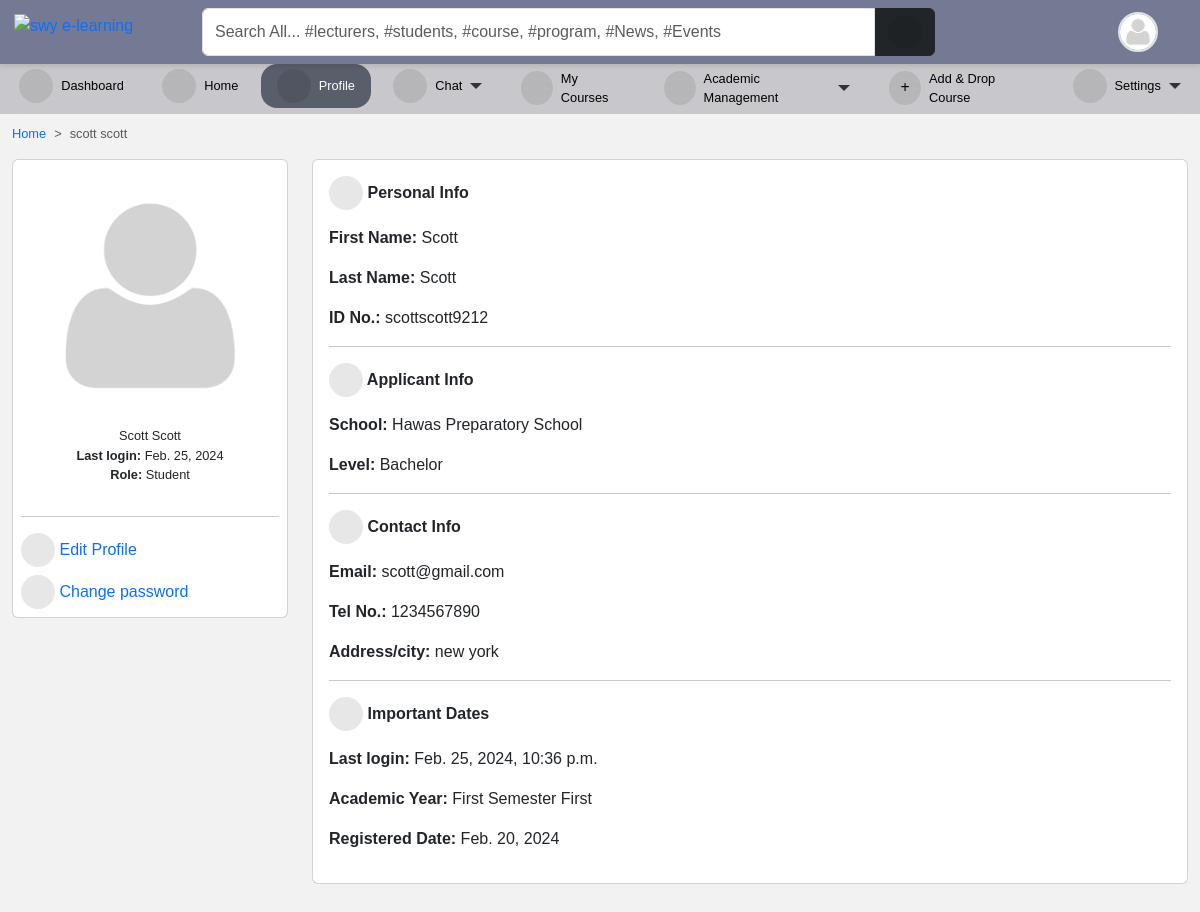
Before: /accounts/profile/ (signed in) with the older database file.
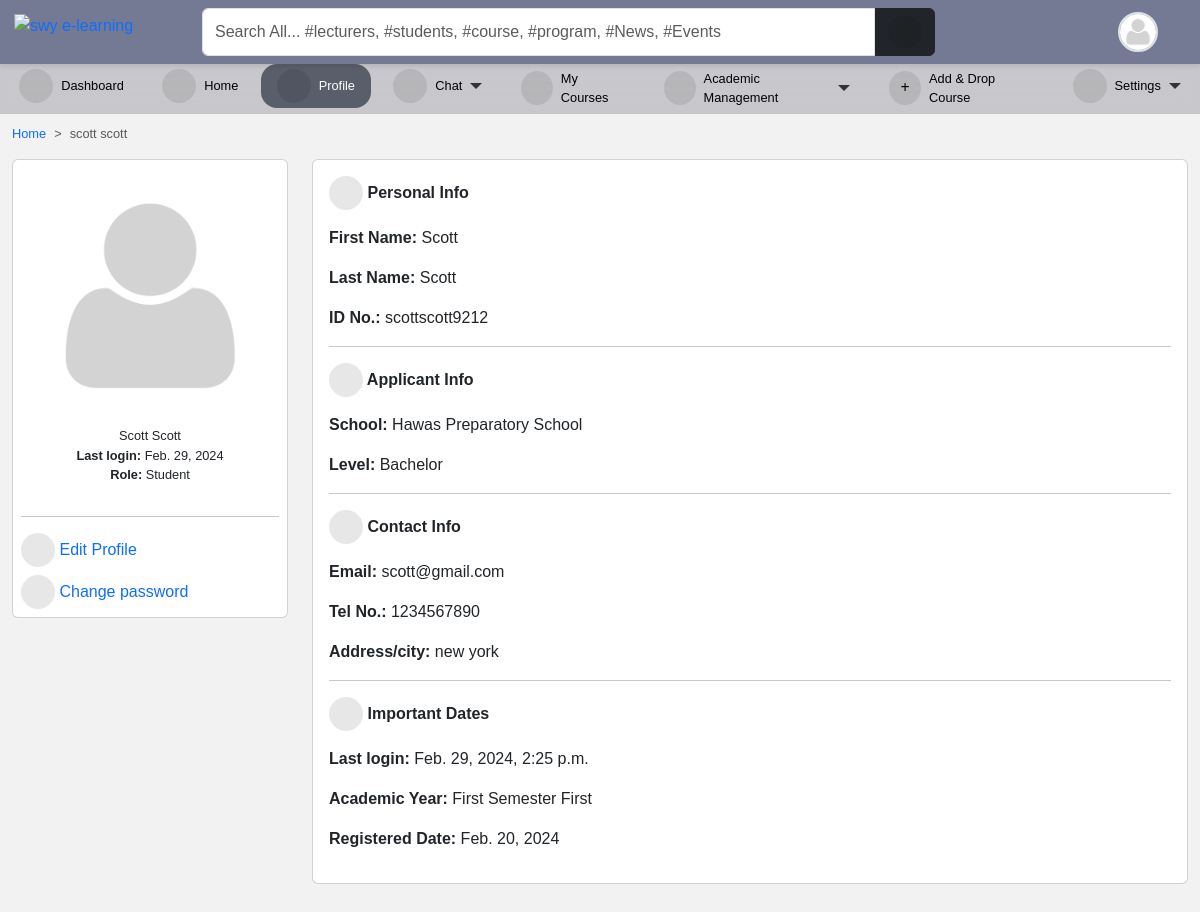
After: the same page with the newer database file.
### accounts/models.py (models this page shows, shortened)
class User(AbstractUser):
    is_student = models.BooleanField(default=False)
    is_lecturer = models.BooleanField(default=False)
    gender = models.CharField(max_length=1, choices=GENDERS, blank=True, null=True)
    phone = models.CharField(max_length=60, blank=True, null=True)
    address = models.CharField(max_length=60, blank=True, null=True)
    picture = models.ImageField(
        upload_to="profile_pictures/%y/%m/%d/", default="default.png", null=True
    )
    email = models.EmailField(blank=True, null=True)
    username_validator = ASCIIUsernameValidator()
    objects = CustomUserManager()
    class Meta:
        ordering = ("-date_joined",)
    @property
    def get_full_name(self):
        full_name = self.username
        if self.first_name and self.last_name:
            full_name = self.first_name + " " + self.last_name
        return full_name
    @property
    def get_user_role(self):
        if self.is_superuser:
            role = "Admin"
        elif self.is_student:
            role = "Student"
        elif self.is_lecturer:
            role = "Lecturer"
        return role

### accounts/views.py (the view, shortened to what this page needs)
# urls.py: path("profile/", profile, name="profile"),
@login_required
def profile(request):
    current_session = Session.objects.filter(is_current_session=True).first()
    current_semester = Semester.objects.filter(
        is_current_semester=True, session=current_session
    ).first()
    if request.user.is_lecturer:
        courses = Course.objects.filter(
            allocated_course__lecturer__pk=request.user.id
        ).filter(semester=current_semester)
        return render(
            request,
            "accounts/profile.html",
            {
                "title": request.user.get_full_name,
                "courses": courses,
                "current_session": current_session,
                "current_semester": current_semester,
            },
        )
    elif request.user.is_student:
        level = Student.objects.get(student__pk=request.user.id)
        courses = TakenCourse.objects.filter(
            student__student__id=request.user.id, course__level=level.level
        )
        context = {
            "title": request.user.get_full_name,
            "courses": courses,
            "level": level,
            "current_session": current_session,
            "current_semester": current_semester,
        }
        return render(request, "accounts/profile.html", context)

### core/models.py (called while the page is built)
    def __str__(self):
        return self.session

    def __str__(self):
        return self.semester

### course/models.py (called while the page is built)
    def get_absolute_url(self):
        return reverse("course_detail", kwargs={"slug": self.course.slug})

    def __str__(self):
        return "{0} ({1})".format(self.course.title, self.course.code)

### templates/accounts/profile.html (shortened to what this page needs)
{% extends 'base.html' %}
{% load static %}
{% load i18n %}
{% block content %}
{% if user.is_authenticated %}
<nav style="--bs-breadcrumb-divider: '>';" aria-label="breadcrumb">
    <ol class="breadcrumb">
      <li class="breadcrumb-item"><a href="/">Home</a></li>
      <li class="breadcrumb-item active" aria-current="page">{{ user.get_full_name }}</li>
    </ol>
</nav>
<div class="row">
    <div class="col-md-3 mx-auto">
        <div class="card  p-2">
            <div class="text-center">
                <img src="{{ user.picture.url }}" class="w-100">
                <ul class="px-2 list-unstyled">
                    <li>{{ user.get_full_name|title }}</li>
                    <li><strong>Last login: </strong>{{ user.last_login|date }}</li>
                    <li><strong>Role: </strong>
                        {{ user.get_user_role }}
                    </li>
                </ul>
            </div>
            <hr>
            <a class="mb-2" href="{% url 'edit_profile' %}"><i class="fas fa-user-edit"></i>
                <span class="mobile-hide">Edit Profile</span></a>
            <a href="{% url 'change_password' %}"><i class="fas fa-lock"></i><span class="mobile-hide">
                    Change password</span></a>
        </div>
    </div>
    <div class="col-md-9 mx-auto">
        <div class="card">
            <div class="card-body">
                <p class="fw-bold"><i class="fas fa-user"></i> Personal Info</p>
                <div class="dashboard-description">
                    <p><strong>First Name:</strong> {{ user.first_name|title }}</p>
                    <p><strong>Last Name:</strong> {{ user.last_name|title }}</p>
                    <p><strong>ID No.:</strong> {{ user.username }}</p>
                </div>
                {% if user.is_student %}
                <hr>
                <p class="fw-bold"><i class="fas fa-graduation-cap"></i> Applicant Info</p>
                <div class="dashboard-description">
                    <p><strong>School: </strong>Hawas Preparatory School</p>
                    <p><strong>Level: </strong>{{ level.level }}</p>
                </div>
                {% endif %}
                <hr>
                <p class="fw-bold"><i class="fas fa-phone-square-alt"></i> Contact Info</p>
                <div class="dashboard-description">
                    <p><strong>Email:</strong> {{ user.email }}</p>
                    <p><strong>Tel No.:</strong> {{ user.phone }}</p>
                    <p><strong>Address/city:</strong> {{ user.address }}</p>
                </div>
                <hr>
                <p class="fw-bold"><i class="fa fa-calendar-day"></i> Important Dates</p>
                <div class="dashboard-description">
                    <p><strong>Last login:</strong> {{ user.last_login }}</p>
                    {% if current_semester and current_session %}
                    <p><strong>Academic Year:</strong> {{ current_semester }} Semester {{ current_session }}</p>
                    {% endif %}
                    <p><strong>Registered Date:</strong> {{ user.date_joined|date }}</p>
                </div>
            </div>
        </div>
    </div>
</div>
{% endif %}
{% endblock content %}

### templates/navbar.html (shortened to what this page needs)
{% load static %}
<div id="top-navbar" class="py-2 top-navbar">
	<div class="container">
		<a href="/" class="head-logo">
			<img src="{% static 'img/swy e-learning.jpg' %}" width="40px" alt="swy e-learning">
		</a>
		<div class="nav-wrapper">
			<form class="form-header" action="{% url 'query' %}" method="GET">
				<input id="primary-search" class="form-control rounded-end-0" type="text" name="q" value="{{ request.GET.q }}"
					placeholder="Search All... #lecturers, #students, #course, #program, #News, #Events" required />
				<button class="btn btn-dark rounded-start-0" type="submit">
					<i class="fas fa-search"></i>
				</button>
			</form>
			<div class="dropdown index">
				<div class="avatar border border-2" type="button" data-bs-toggle="dropdown" aria-expanded="false">
					<img src="{{ request.user.picture.url }}">
				</div>
			</div>
		</div>
	</div>
</div>

Changed rows visible on the page:
changed User "Scott": last_login "Feb. 25, 2024" → "Feb. 29, 2024"; last_login "Feb. 25, 2024, 10:36 p.m." → "Feb. 29, 2024, 2:25 p.m."
